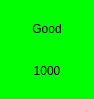
<?xml version="1.0" encoding="UTF-8"?>
<ui version="4.0">
 <class>Form</class>
 <widget class="QWidget" name="Form">
  <property name="geometry">
   <rect>
    <x>0</x>
    <y>0</y>
    <width>94</width>
    <height>99</height>
   </rect>
  </property>
  <property name="minimumSize">
   <size>
    <width>20</width>
    <height>20</height>
   </size>
  </property>
  <property name="maximumSize">
   <size>
    <width>16777215</width>
    <height>16777215</height>
   </size>
  </property>
  <property name="windowTitle">
   <string>Form</string>
  </property>
  <property name="styleSheet">
   <string notr="true">background-color: rgb(0, 255, 0);
border-color: rgb(0, 0, 0);</string>
  </property>
  <layout class="QVBoxLayout" name="verticalLayout">
   <item>
    <widget class="QLabel" name="lbl_Grade">
     <property name="text">
      <string>Good</string>
     </property>
     <property name="alignment">
      <set>Qt::AlignCenter</set>
     </property>
    </widget>
   </item>
   <item>
    <widget class="QLabel" name="lbl_Impedance">
     <property name="text">
      <string>1000</string>
     </property>
     <property name="alignment">
      <set>Qt::AlignCenter</set>
     </property>
    </widget>
   </item>
  </layout>
 </widget>
 <resources/>
 <connections/>
</ui>
